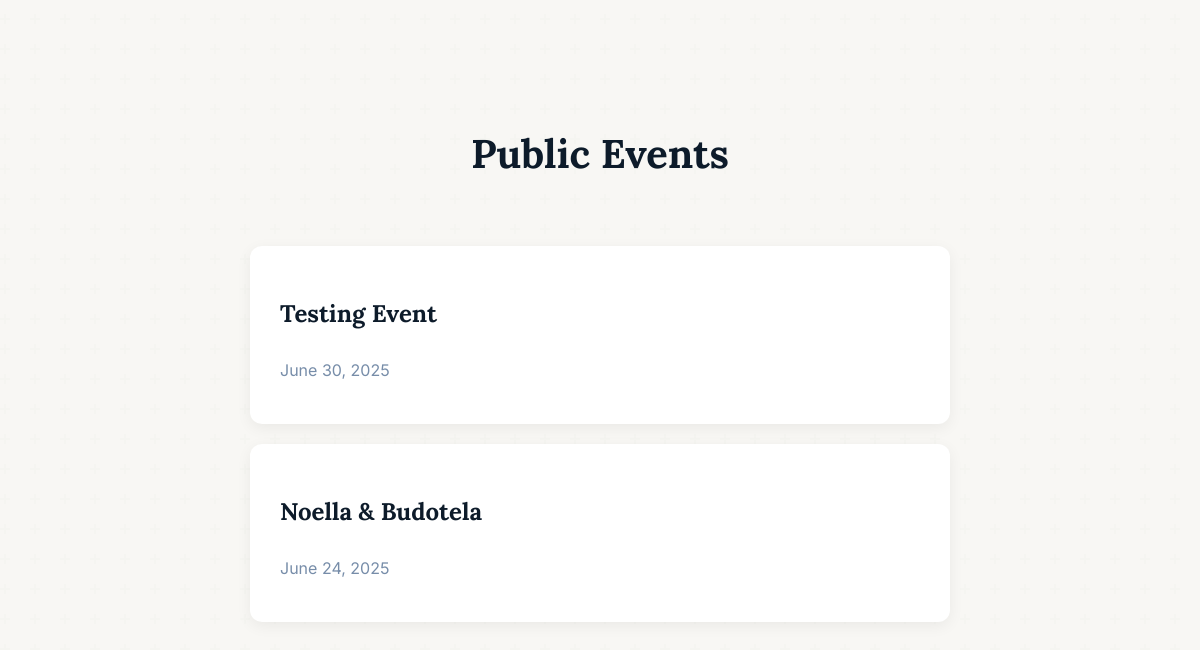
The app's page / (lower part), older data.
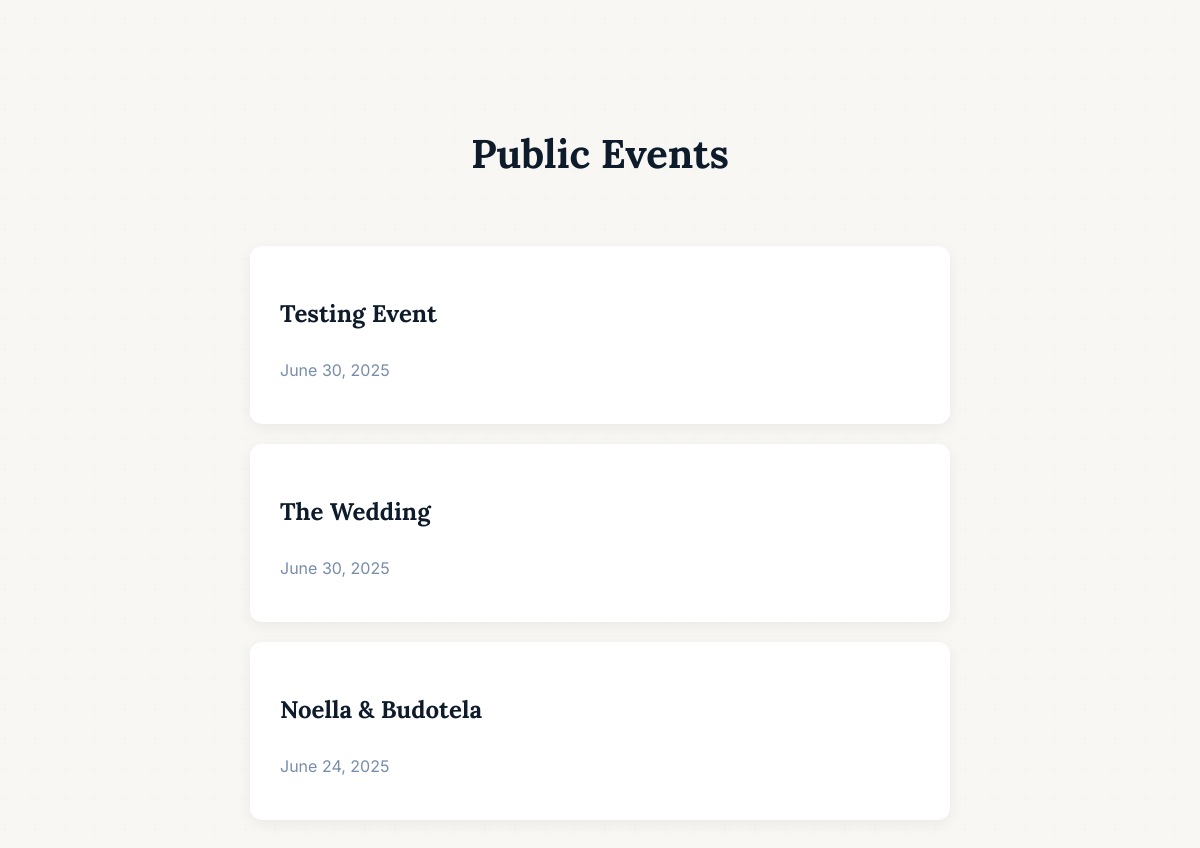
The same page, newer data.
### crowdcam_app/models.py (models this page shows, shortened)
class Event(models.Model):
    host = models.ForeignKey(settings.AUTH_USER_MODEL, on_delete=models.CASCADE)
    name = models.CharField(max_length=200)
    event_date = models.DateField()
    unique_code = models.SlugField(unique=True, blank=True)
    created_at = models.DateTimeField(auto_now_add=True)
    price = models.DecimalField(max_digits=10, decimal_places=2, default=20.00) # Example price
    is_paid = models.BooleanField(default=False)
    stripe_checkout_id = models.CharField(max_length=255, blank=True)

### crowdcam_app/views.py (the view)
# urls.py: path('', views.homepage_view, name='homepage'),
def homepage_view(request):
    events = Event.objects.all().order_by('-event_date')
    context = {
        'events': events
    }
    return render(request, 'crowdcam_app/homepage.html', context)

### crowdcam_app/templates/crowdcam_app/homepage.html (shortened to what this page needs)
{% extends "crowdcam_app/base.html" %}
{% block content %}
    <section id="services" class="info-section">
    </section>
    <section id="events" class="event-list-section">
        <h2 class="section-title">Public Events</h2>
        <div class="event-list">
            {% for event in events %}
                <a href="{% url 'event_detail' event.unique_code %}" class="event-card">
                    <h3>{{ event.name }}</h3>
                    <p>{{ event.event_date }}</p>
                </a>
            {% empty %}
                <p>There are no events currently available.</p>
            {% endfor %}
        </div>
    </section>
{% endblock %}

Row changes from the older to the newer data that the page shows:
added Event: name "The Wedding", event_date "June 30, 2025"
